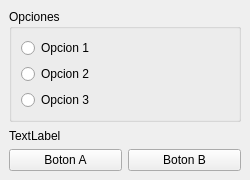
<?xml version="1.0" encoding="UTF-8"?>
<ui version="4.0">
 <class>MainWindow</class>
 <widget class="QMainWindow" name="MainWindow">
  <property name="geometry">
   <rect>
    <x>0</x>
    <y>0</y>
    <width>250</width>
    <height>180</height>
   </rect>
  </property>
  <property name="windowTitle">
   <string>MainWindow</string>
  </property>
  <widget class="QWidget" name="centralwidget">
   <layout class="QVBoxLayout" name="verticalLayout">
    <item>
     <widget class="QGroupBox" name="groupBox">
      <property name="title">
       <string>Opciones</string>
      </property>
      <layout class="QVBoxLayout" name="verticalLayout_2">
       <item>
        <widget class="QRadioButton" name="opcion1">
         <property name="text">
          <string>Opcion 1</string>
         </property>
        </widget>
       </item>
       <item>
        <widget class="QRadioButton" name="opcion2">
         <property name="text">
          <string>Opcion 2</string>
         </property>
        </widget>
       </item>
       <item>
        <widget class="QRadioButton" name="opcion3">
         <property name="text">
          <string>Opcion 3</string>
         </property>
        </widget>
       </item>
      </layout>
     </widget>
    </item>
    <item>
     <widget class="QLabel" name="etiqueta">
      <property name="text">
       <string>TextLabel</string>
      </property>
     </widget>
    </item>
    <item>
     <layout class="QHBoxLayout" name="horizontalLayout">
      <item>
       <widget class="QPushButton" name="pushButton_2">
        <property name="text">
         <string>Boton A</string>
        </property>
       </widget>
      </item>
      <item>
       <widget class="QPushButton" name="pushButton">
        <property name="text">
         <string>Boton B</string>
        </property>
       </widget>
      </item>
     </layout>
    </item>
   </layout>
  </widget>
 </widget>
 <resources/>
 <connections/>
</ui>
